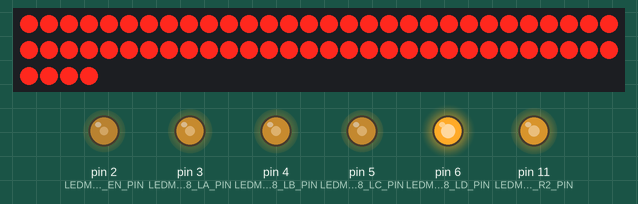
The sketch below on a simulated Arduino Uno, built for the host (arithmetic inside an expression is 32-bit, double 64-bit). Parts: 64 shift-register outputs drawn as a row of LEDs (first output left, lit = HIGH), output pins drawn as LEDs (lit = HIGH). Wiring (inferred from the names in the program): 8 × shift register (74HC595): data pin 10; shift clock pin 12; latch pin 8. Wiring (inferred from the signals the program sends): row of LEDs: on Q0, Q1, Q2, Q3, Q4, Q5, Q6, Q7, Q8, Q9, Q10, Q11, Q12, Q13, Q14, Q15, Q16, Q17, Q18, Q19, Q20, Q21, Q22, Q23, Q24, Q25, Q26, Q27, Q28, Q29, Q30, Q31, Q32, Q33, Q34, Q35, Q36, Q37, Q38, Q39, Q40, Q41, Q42, Q43, Q44, Q45, Q46, Q47, Q48, Q49, Q50, Q51, Q52, Q53, Q54, Q55, Q56, Q57, Q58, Q59, Q60, Q61, Q62, Q63. Pins used as bus, display or sensor lines are not drawn.

Above: at 1.1 s.
At 21.1 s:
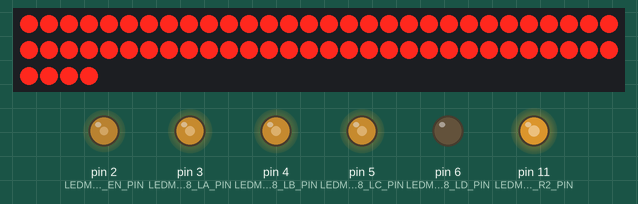
Timing chart, 0 to 22.0 s (numbered marks = the images above):
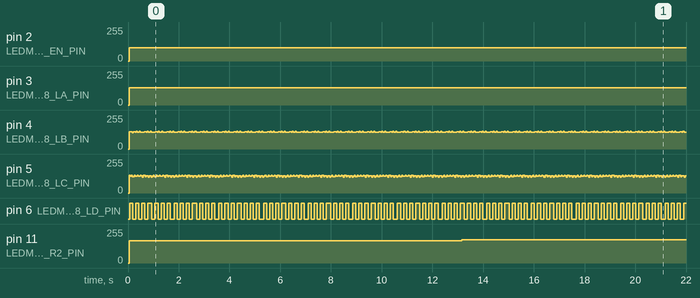

The sketch:

smartLedMatrix.ino
```cpp
#include "App.h"

App app;

void setup()
{
    app.setup();

    for (int i = 0; i < LedMatrix::columnSize * LedMatrix::rowSize; i++)
    {
        LedMatrix::displayMatrix[i] = 0xFF;
    };

    for (int i = 0; i < LedMatrix::columnSize; i++)
    {
        app.getLedMatrix()->putCharToDisplayMatrix(i,
                                                   0,
                                                   LedMatrix::columnSize - i,
                                                   false);
    };
};

void loop(){
    app.getLedMatrix()->loop();
};

ISR(TIMER2_COMPA_vect)
{
    LedMatrix::scan();
};
```

App.cpp
```cpp
#include <Arduino.h>

#include "LedMatrix.h"
#include "App.h"

App::App()
    : ledMatrix(new LedMatrix(LEDMATRIX_IC74595_LATCH_PIN,
                              LEDMATRIX_IC74595_CLOCK_PIN,
                              LEDMATRIX_IC74595_DATA_R1_PIN,
                              LEDMATRIX_IC74595_DATA_R2_PIN,
                              LEDMATRIX_IC74138_EN_PIN,
                              LEDMATRIX_IC74138_LA_PIN,
                              LEDMATRIX_IC74138_LB_PIN,
                              LEDMATRIX_IC74138_LC_PIN,
                              LEDMATRIX_IC74138_LD_PIN,
                              LEDMATRIX_ROWSIZE,
                              LEDMATRIX_COLUMNSIZE,
                              LEDMATRIX_FONTTABLE_ROWSIZE,
                              LEDMATRIX_DISPLAYPANEL_ROWSIZE,
                              LEDMATRIX_SHIFT_DELAY,
                              LEDMATRIX_MESSAGE))
{
}

void App::setup()
{
    Serial.begin(SERIAL_RATE);

    ledMatrix->setup();
}

LedMatrix *App::getLedMatrix()
{
    return ledMatrix;
}
```

App.h
```cpp
#ifndef App_h
#define App_h

#define SERIAL_RATE 115200

#define LEDMATRIX_IC74595_LATCH_PIN 8
#define LEDMATRIX_IC74595_CLOCK_PIN 12
#define LEDMATRIX_IC74595_DATA_R1_PIN 10
#define LEDMATRIX_IC74595_DATA_R2_PIN 11
#define LEDMATRIX_IC74138_EN_PIN 2
#define LEDMATRIX_IC74138_LA_PIN 3
#define LEDMATRIX_IC74138_LB_PIN 4
#define LEDMATRIX_IC74138_LC_PIN 5
#define LEDMATRIX_IC74138_LD_PIN 6

#define LEDMATRIX_ROWSIZE 32
#define LEDMATRIX_COLUMNSIZE 8
#define LEDMATRIX_FONTTABLE_ROWSIZE 16
#define LEDMATRIX_DISPLAYPANEL_ROWSIZE 16
#define LEDMATRIX_SHIFT_DELAY 1000

#define LEDMATRIX_MESSAGE "abc"

#include "LedMatrix.h"

class App
{
public:
  App();

  void setup();
  LedMatrix *getLedMatrix();

private:
  LedMatrix *ledMatrix;
};

#endif
```

LedMatrix.h
```cpp
#ifndef LedMatrix_h
#define LedMatrix_h

class LedMatrix
{
public:
  LedMatrix(int ic74595LatchPin,
            int ic74595ClockPin,
            int ic74595DataR1Pin,
            int ic74595DataR2Pin,
            int ic74138EnPin,
            int ic74138LaPin,
            int ic74138LbPin,
            int ic74138LcPin,
            int ic74138LdPin,
            int rowSize,
            int columnSize,
            int fontTableRowSize,
            int displayPanelRowSize,
            int shiftDelay,
            char *message);

  void setup();
  void putCharToDisplayMatrix(uint16_t column, uint16_t row, byte character, boolean inverse);
  void moveDisplayMatrixLeft(int noOfPixel, int startOfRow, int endOfRow);
  void loop();

  static void shiftOut(int row);
  static void scan();

  static int ic74595LatchPin;
  static int ic74595ClockPin;
  static int ic74595DataR1Pin;
  static int ic74595DataR2Pin;
  static int ic74138EnPin;
  static int ic74138LaPin;
  static int ic74138LbPin;
  static int ic74138LcPin;
  static int ic74138LdPin;
  static int rowSize;
  static int columnSize;
  static int fontTableRowSize;
  static int displayPanelRowSize;
  static int shiftDelay;
  static byte displayMatrix[256];
  static const uint8_t fontTable[1536];
  static int currentScanRow;

private:
  char *message;
  int messageIndex;
};

#endif
```

Source omitted: LedMatrix.cpp (22341 bytes)

Measured:
- by itself, pin 2 (LEDMATRIX_IC74138_EN_PIN): 0/255 → 101/255 at 0.04 s
- by itself, pin 3 (LEDMATRIX_IC74138_LA_PIN): 0/255 → 129/255 at 0.04 s
- by itself, pin 6 (LEDMATRIX_IC74138_LD_PIN): alternates HIGH for 0.12 s and LOW for 0.12 s
- by itself, pin 11 (LEDMATRIX_IC74595_DATA_R2_PIN): 0/255 → 167/255 at 0.04 s, → 173/255 13.1 s later
- by itself, pin 5 (LEDMATRIX_IC74138_LC_PIN): repeats every 0.88 s: 126/255 0.04 s, 135/255 0.04 s, 123/255 0.08 s, 134/255 0.04 s, 125/255 0.08 s, 135/255 0.04 s, 126/255 0.08 s, 135/255 0.04 s, 129/255 0.04 s, 120/255 0.04 s, 132/255 0.08 s, 121/255 0.04 s, 130/255 0.08 s, 120/255 0.04 s, 129/255 0.08 s, 120/255 0.04 s
